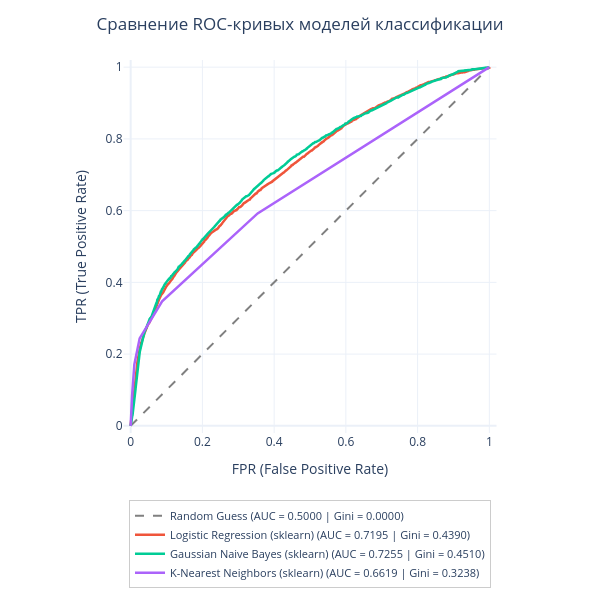

Source (notebook cell):
### Code cell
fig_roc = ml_utils.plot_models_roc_curves(y_valid, preds_dict)
fig_roc.show()

### Figure 1 — Plotly figure (JSON) as saved in the notebook; plotly's stock layout.template omitted (floating-point values rounded to 4 significant figures; data arrays with more than 128 entries replaced by an {"elided": "..."} marker saying what was removed)
{"data": [{"hoverinfo": "skip", "line": {"color": "gray", "dash": "dash", "width": 2}, "mode": "lines", "name": "Random Guess (AUC = 0.5000 | Gini = 0.0000)", "type": "scatter", "x": [0, 1], "y": [0, 1]}, {"hovertemplate": "<b>Logistic Regression (sklearn)</b><br>FPR: %{x:.3f}<br>TPR: %{y:.3f}<extra></extra>", "line": {"width": 2.5}, "mode": "lines", "name": "Logistic Regression (sklearn) (AUC = 0.7195 | Gini = 0.4390)", "type": "scatter", "x": {"elided": "4929 float values"}, "y": {"elided": "4929 float values"}}, {"hovertemplate": "<b>Gaussian Naive Bayes (sklearn)</b><br>FPR: %{x:.3f}<br>TPR: %{y:.3f}<extra></extra>", "line": {"width": 2.5}, "mode": "lines", "name": "Gaussian Naive Bayes (sklearn) (AUC = 0.7255 | Gini = 0.4510)", "type": "scatter", "x": {"elided": "4835 float values"}, "y": {"elided": "4835 float values"}}, {"hovertemplate": "<b>K-Nearest Neighbors (sklearn)</b><br>FPR: %{x:.3f}<br>TPR: %{y:.3f}<extra></extra>", "line": {"width": 2.5}, "mode": "lines", "name": "K-Nearest Neighbors (sklearn) (AUC = 0.6619 | Gini = 0.3238)", "type": "scatter", "x": [0.0, 0.003861, 0.01026, 0.02505, 0.08771, 0.354, 1.0], "y": [0.0, 0.08349, 0.1714, 0.2439, 0.3469, 0.5923, 1.0]}], "layout": {"height": 600, "legend": {"bgcolor": "rgba(255, 255, 255, 0.9)", "bordercolor": "#cccccc", "borderwidth": 1, "font": {"size": 11}, "x": 0.5, "xanchor": "center", "y": -0.18, "yanchor": "top"}, "margin": {"b": 160, "l": 60, "r": 40, "t": 60}, "title": {"text": "Сравнение ROC-кривых моделей классификации", "x": 0.5, "xanchor": "center"}, "width": 600, "xaxis": {"constrain": "domain", "range": [-0.02, 1.02], "title": {"text": "FPR (False Positive Rate)"}}, "yaxis": {"range": [-0.02, 1.02], "scaleanchor": "x", "scaleratio": 1, "title": {"text": "TPR (True Positive Rate)"}}}}
